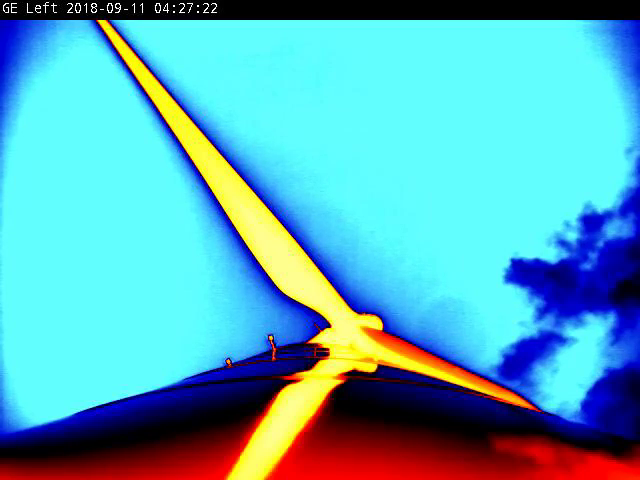
#> input picture frame 27 of bat_vids/bat_123245.avi, 640 x 480 px
$ python Object_tracking_rectangle_box_center_find.py
#> lines starting #> are read from the running program, lines starting #| are printed output that depends on the picture; after the words box and inside, x2 and y2 are one past the last pixel; in counts of white or black regions, pixels touching at a corner belong together
import cv2
import numpy as np
import os
import csv
import matplotlib.pyplot as plt
import scipy.signal as signal
import scipy.fftpack as fft
import imutils

directory='/Users/isabellecunitz/Desktop/bat_detection/bat_vids'

filename = 'bat_123245.avi' # bat, stationary blades
# [5 lines of commented-out code are left out]

name, separator, extension = filename.partition('.')
cap = cv2.VideoCapture(os.path.join(directory, filename))

output_directory = '/Users/isabellecunitz/Desktop/bat_detection/output'
output_filename = 'test_size.csv'
output_path = os.path.join(output_directory, output_filename)

fps = 30 # frames per second

#back_sub = cv2.bgsegm.createBackgroundSubtractorMOG(history = 200, nmixtures = 5)
back_sub = cv2.createBackgroundSubtractorMOG2(history = 15,varThreshold = 2000) ## Works for Bats
# back_sub = cv2.createBackgroundSubtractorMOG2(history = 15,varThreshold = 200) ## Works for Birds
#back_sub = cv2.createBackgroundSubtractorKNN(history = 40,dist2Threshold = 19000)
#back_sub = cv2.bgsegm.createBackgroundSubtractorGMG()

endtime = 4.8 # seconds
endframe = endtime * fps

frame_count = 0
contour_count = 0

frames = []
x_locs = []
y_locs = []
areas = []

while True:
    ret, frame = cap.read()
#> frame is the input picture: shape (480, 640, 3); mean B, G, R 185.9, 170.3, 88

    if ret is False:
        break
    else:
        gray = cv2.cvtColor(frame,cv2.COLOR_BGR2GRAY)
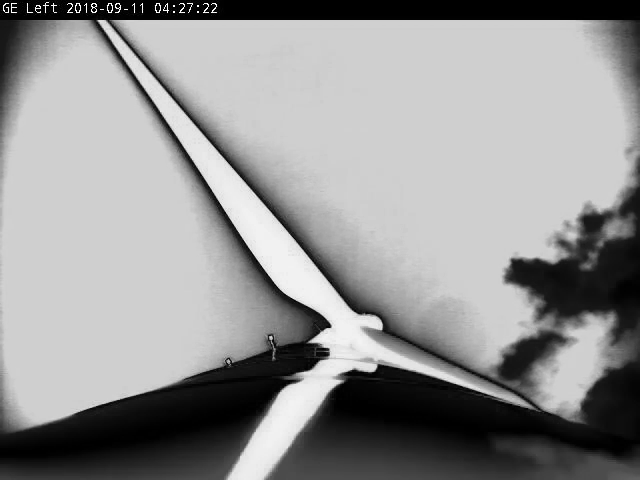
#> gray: shape (480, 640); min 0, max 255, mean 147.4
        f, threshold = cv2.threshold(gray,0,255,cv2.THRESH_BINARY + cv2.THRESH_OTSU)
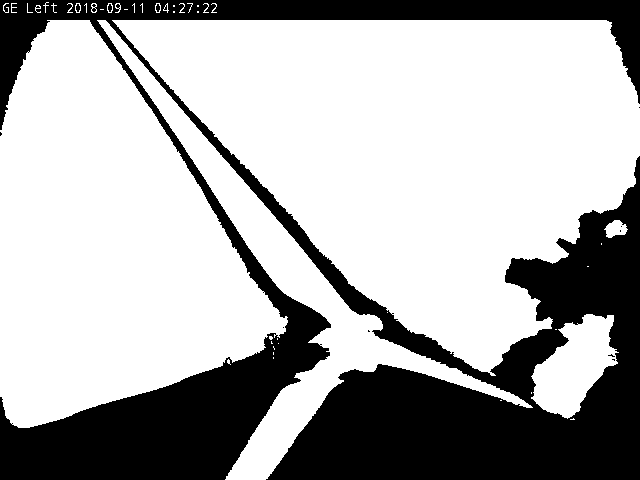
#> threshold: shape (480, 640); 68.4% white; 12 black regions (8 under 20 px), largest, box (x1, y1, x2, y2) and area: (0, 0, 640, 480) 96993, (76, 4, 80, 12) 24, (108, 4, 112, 12) 24, (156, 4, 160, 12) 24
#> f = 116
        #gray_gaussian = cv2.GaussianBlurr(gray, {5,5},0)
        back_sub_mask = back_sub.apply(frame)
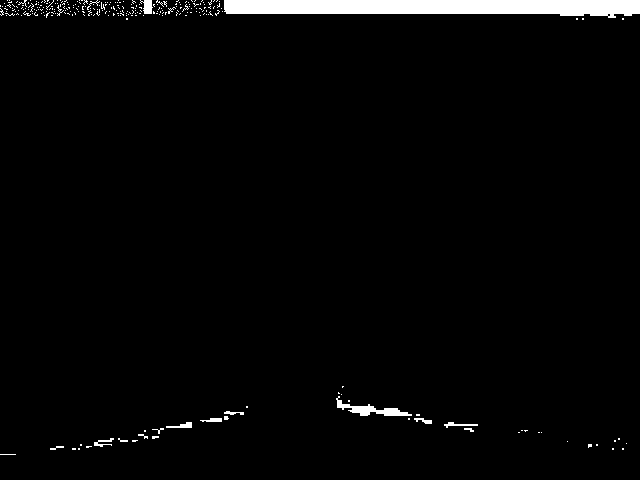
#> back_sub_mask: shape (480, 640); values 127 (black) and 255 (white), 2.6% white; 271 white regions (255 under 20 px), largest, box (x1, y1, x2, y2) and area: (224, 0, 640, 18) 5943, (336, 396, 412, 416) 480, (140, 0, 153, 14) 121
        blur = cv2.medianBlur(back_sub_mask,5)
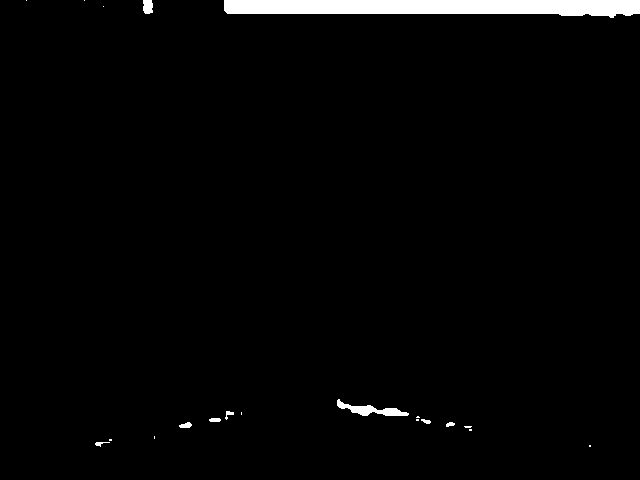
#> blur: shape (480, 640); values 127 (black) and 255 (white), 2.2% white; 20 white regions (11 under 20 px)

        contours = cv2.findContours(blur, cv2.RETR_TREE, cv2.CHAIN_APPROX_SIMPLE)
#> contours = 1 contour; box (x1, y1, x2, y2) and area: (0, 0, 640, 480) 306081
        cnts = imutils.grab_contours(contours)
#> cnts = [[[0, 0], [0, 479], [639, 479], [639, 0]]]

        for i in cnts:
            path = '/Users/jyarbrou/Computer_vision/Bat_project/bat_project/Bat_images/blade_not_rotating/frames'
            the_frame = cap.get(cv2.CAP_PROP_POS_FRAMES)
            M = cv2.moments(i)
            if M["m00"] == 0:
                M["m00"] = 1
            cX = int(M["m10"]/M["m00"])
            cY = int((M["m01"]/M["m00"]))

            cv2.drawContours(frame, cnts, -1, (0, 255, 0), 2)

            area = cv2.contourArea(i)

            (x,y,w,h) = cv2.boundingRect(i)
            cv2.rectangle(frame, (cX - 50 , cY -50), (cX + 50, cY + 50), (0, 0, 0), 0)
            contour_count += 1
            roi = frame[y-50: y +50, x-50:x+50 ]

            if (area > 1.0) and (area < 500) and (cX, cY != 0,0): # filter out very small/large objects and objects at 0,0
                frames.append(frame_count)
                x_locs.append(cX)
                y_locs.append(cY)
                areas.append(area)
                print (cX,cY)
                with open('/Users/isabellecunitz/Desktop/bat_area_dataset.csv', mode='a', newline='') as csvfile:
                    outputwriter = csv.writer(csvfile)
                    outputwriter.writerow([filename, frame_count, cX, cY, area])
#> this loop made 1 pass
#> (i, the_frame, cX, cY, area, x, y, w) on pass 1: ([[0, 0], [0, 479], [639, 479], [639, 0]], 28, 319, 239, 306081, 0, 0, 640)
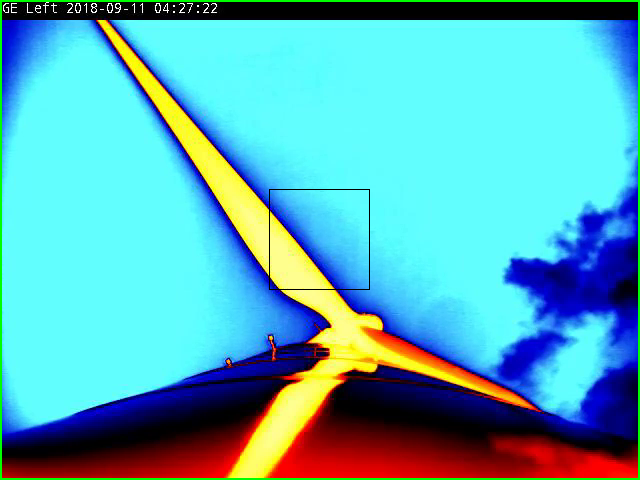
#> frame: shape (480, 640, 3); 1.58% of pixels changed, all inside (x1, y1, x2, y2) = (0, 0, 640, 480)
#> after the loop, areas = []; contour_count = 1; frames = []; x_locs = []; y_locs = []

            #cv2.imwrite(os.path.join(path, filename + '_frame_number_' + str(int(the_frame)) + '_count_' + str(count) + '.jpg' ) , roi)

        cv2.imshow("bats",frame)
        cv2.imshow("back",back_sub_mask)
        cv2.imshow('blur', blur)

        frame_count +=1

        if cv2.waitKey(1) == ord('q'):
#> (key q is pressed here)
            break

        #if frame_count == endframe:
        #    break


cap.release()
cv2.destroyAllWindows()

frames = np.asarray(frames)
#> frames = empty array
x_locs = np.asarray(x_locs)
#> x_locs = empty array
y_locs = np.asarray(y_locs)
#> y_locs = empty array
areas = np.asarray(areas)
#> areas = empty array

times = frames / fps # time, seconds, since begnning of video (30 fps)
#> times = empty array

avg = np.average(areas)
#> avg = nan
areas_norm = areas - avg
#> areas_norm = empty array
#> (the run stopped early here; a loop or call above may not have finished)

$ run again, starting later in the video
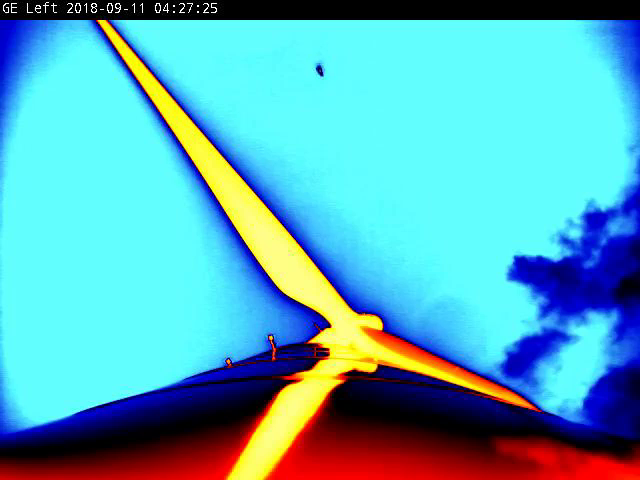
#> input picture frame 121 of bat_vids/bat_123245.avi, 640 x 480 px
#> frame is the input picture: shape (480, 640, 3); mean B, G, R 185.7, 170.6, 87.8
#> `f, threshold = cv2.threshold(gray,0,255,cv2.THRESH_BINARY + cv2.THRESH..`:
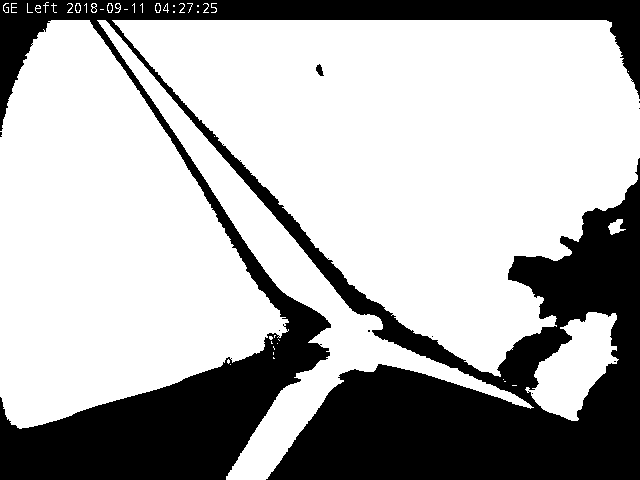
#> threshold: shape (480, 640); 68.5% white; 13 black regions (8 under 20 px), largest, box (x1, y1, x2, y2) and area: (0, 0, 640, 480) 96644, (316, 64, 324, 76) 57, (76, 4, 80, 12) 24, (108, 4, 112, 12) 24, (156, 4, 160, 12) 24
#> f = 116
#> back_sub_mask: shape (480, 640); values 127 (black) and 255 (white), 3.3% white; 242 white regions (224 under 20 px), largest, box (x1, y1, x2, y2) and area: (217, 0, 640, 18) 7381, (346, 406, 420, 420) 496, (80, 437, 152, 450) 268
#> blur: shape (480, 640); values 127 (black) and 255 (white), 2.9% white; 26 white regions (15 under 20 px)
#> contours = 1 contour; box (x1, y1, x2, y2) and area: (0, 0, 640, 480) 306081
#> cnts = [[[0, 0], [0, 479], [639, 479], [639, 0]]]
#> the loop `for i in cnts:` made 1 pass
#> (i, the_frame, cX, cY, area, x, y, w) on pass 1: ([[0, 0], [0, 479], [639, 479], [639, 0]], 122, 319, 239, 306081, 0, 0, 640)
#> after the loop `for i in cnts:`:
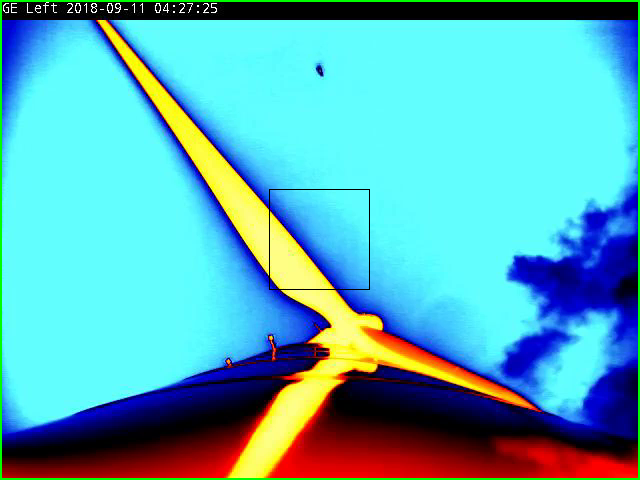
#> frame: shape (480, 640, 3); 1.58% of pixels changed, all inside (x1, y1, x2, y2) = (0, 0, 640, 480)
#> after the loop `for i in cnts:`: areas = []; contour_count = 1; frames = []
#> `frames = np.asarray(frames)`: frames = empty array
#> avg = nan
#> areas_norm = empty array

$ run again, starting later in the video
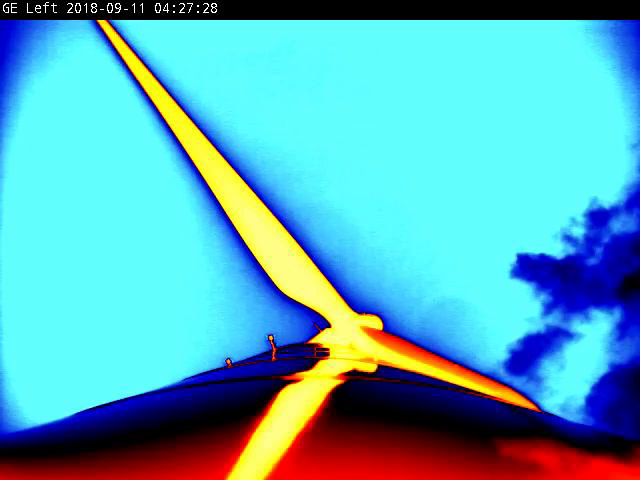
#> input picture frame 216 of bat_vids/bat_123245.avi, 640 x 480 px
#> frame is the input picture: shape (480, 640, 3); mean B, G, R 185.9, 171, 88
#> `f, threshold = cv2.threshold(gray,0,255,cv2.THRESH_BINARY + cv2.THRESH..`:
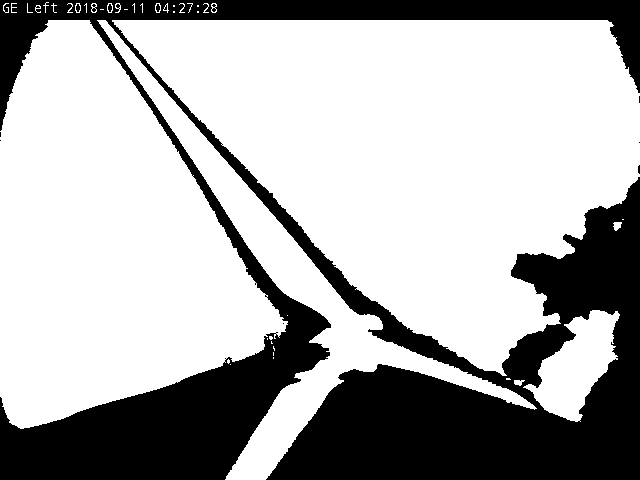
#> threshold: shape (480, 640); 68.6% white; 10 black regions (6 under 20 px), largest, box (x1, y1, x2, y2) and area: (0, 0, 640, 480) 96244, (76, 4, 80, 12) 24, (108, 4, 112, 12) 24, (156, 4, 160, 12) 24
#> f = 116
#> back_sub_mask: shape (480, 640); values 127 (black) and 255 (white), 2.9% white; 268 white regions (254 under 20 px), largest, box (x1, y1, x2, y2) and area: (223, 0, 640, 18) 6662, (344, 406, 418, 424) 376, (168, 414, 224, 426) 222
#> blur: shape (480, 640); values 127 (black) and 255 (white), 2.4% white; 22 white regions (12 under 20 px)
#> contours = 1 contour; box (x1, y1, x2, y2) and area: (0, 0, 640, 480) 306081
#> cnts = [[[0, 0], [0, 479], [639, 479], [639, 0]]]
#> the loop `for i in cnts:` made 1 pass
#> (i, the_frame, cX, cY, area, x, y, w) on pass 1: ([[0, 0], [0, 479], [639, 479], [639, 0]], 217, 319, 239, 306081, 0, 0, 640)
#> after the loop `for i in cnts:`:
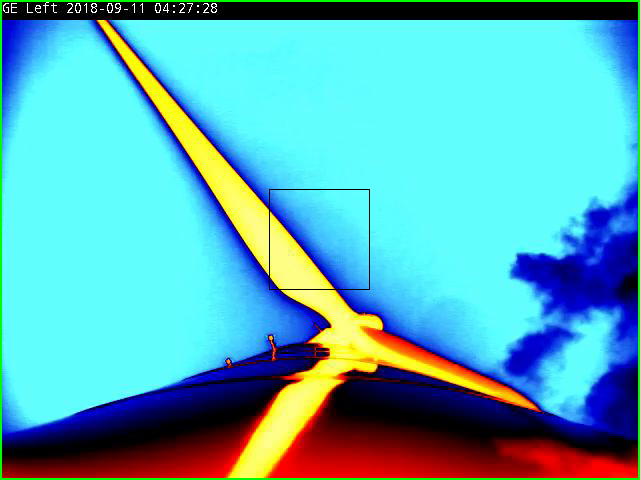
#> frame: shape (480, 640, 3); 1.58% of pixels changed, all inside (x1, y1, x2, y2) = (0, 0, 640, 480)
#> after the loop `for i in cnts:`: areas = []; contour_count = 1; frames = []
#> `frames = np.asarray(frames)`: frames = empty array
#> avg = nan
#> areas_norm = empty array
